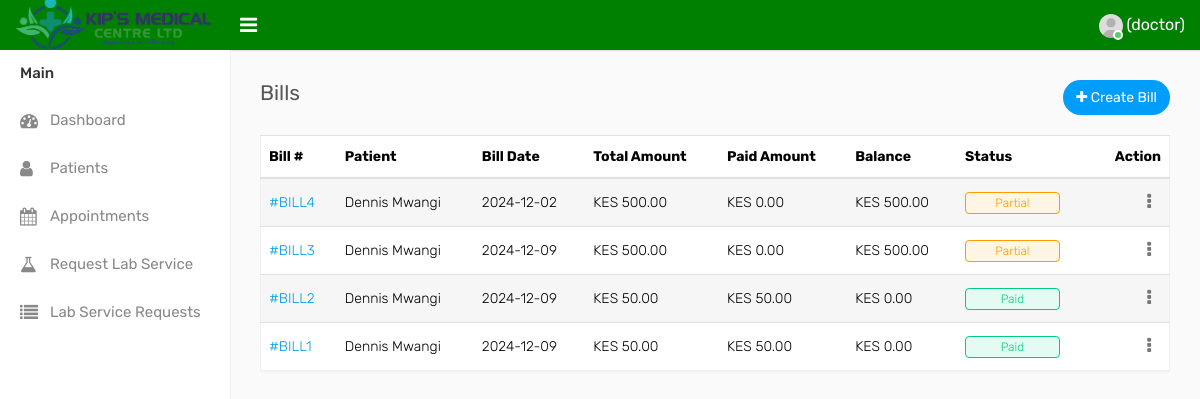
Screenshot of /billing (signed in) with the database file from the repository.
### models/users.py (models this page shows, shortened)
class User(UserMixin, db.Model):
    __tablename__ = 'users'
    id = db.Column(db.Integer, primary_key=True)
    email = db.Column(db.String(150), unique=True, nullable=False)
    password_hash = db.Column(db.String(255), nullable=False)
    role = db.Column(db.String(50), nullable=False)
    doctor_id = db.Column(db.Integer, db.ForeignKey('doctors.id'), nullable=True)
    doctor = db.relationship('Doctor', backref=db.backref('user', uselist=False), foreign_keys=[doctor_id])
    created_at = db.Column(db.DateTime, default=datetime.utcnow)
    last_login = db.Column(db.DateTime, nullable=True)
    is_active = db.Column(db.Boolean, default=True)

### models/billing.py (models this page shows)
class Bill(db.Model):
    __tablename__ = 'bills'
    id = db.Column(db.Integer, primary_key=True)
    patient_id = db.Column(db.Integer, db.ForeignKey('patients.id'), nullable=False)
    bill_date = db.Column(db.DateTime, default=datetime.utcnow)
    total_amount = db.Column(db.Float, default=0.0)
    paid_amount = db.Column(db.Float, default=0.0)
    status = db.Column(db.String(20), default='Pending')  # Pending, Paid, Partially Paid
    created_at = db.Column(db.DateTime, default=datetime.utcnow)
    updated_at = db.Column(db.DateTime, default=datetime.utcnow, onupdate=datetime.utcnow)
    patient = db.relationship('Patient', backref='bills')
    items = db.relationship('BillItem', backref='bill', cascade='all, delete-orphan')
    payments = db.relationship('Payment', backref='bill', cascade='all, delete-orphan')
    @property
    def balance(self):
        return self.total_amount - self.paid_amount

### models/patients.py (models this page shows, shortened)
class Patient(db.Model):
    __tablename__ = "patients"
    id = Column(Integer, primary_key=True, autoincrement=True)
    first_name = Column(String(100), nullable=False)
    last_name = Column(String(100), nullable=False)
    email = Column(String(150), nullable=True)
    address = Column(String(), nullable=True)
    gender = Column(String(10), nullable=False)
    phone = Column(String(15), nullable=False)
    dob=Column(Date, nullable=True)

### main.py (the view)
@app.route('/billing')
@login_required
def billing():
    bills = Bill.query.order_by(Bill.created_at.desc()).all()
    for bill in bills:
        if bill.balance > 0:
            bill.status = 'Partial'
        elif bill.paid_amount >= bill.total_amount and bill.balance == 0:
            bill.status = 'Paid'
        else:
            bill.status = 'Pending'
    db.session.commit()
    return render_template('billing.html', bills=bills)

### main.py (called while the page is built)
@login_manager.user_loader
def load_user(user_id):
    return User.query.get(int(user_id))

### templates/billing.html (shortened to what this page needs)
{% extends "base.html" %}
{% block content %}
<div class="page-wrapper">
    <div class="content">
        <div class="row">
            <div class="col-sm-4 col-3">
                <h4 class="page-title">Bills</h4>
            </div>
            <div class="col-sm-8 col-9 text-right m-b-20">
                <a href="{{ url_for('create_bill') }}" class="btn btn-primary btn-rounded float-right"><i class="fa fa-plus"></i> Create Bill</a>
            </div>
        </div>
        <div class="row">
            <div class="col-md-12">
                <div class="table-responsive">
                    <table class="table table-striped custom-table datatable">
                        <thead>
                            <tr>
                                <th>Bill #</th>
                                <th>Patient</th>
                                <th>Bill Date</th>
                                <th>Total Amount</th>
                                <th>Paid Amount</th>
                                <th>Balance</th>
                                <th>Status</th>
                                <th class="text-right">Action</th>
                            </tr>
                        </thead>
                        <tbody>
                            {% for bill in bills %}
                            <tr>
                                <td><a href="{{ url_for('view_bill', bill_id=bill.id) }}">#BILL{{ bill.id }}</a></td>
                                <td>{{ bill.patient.first_name }} {{ bill.patient.last_name }}</td>
                                <td>{{ bill.bill_date.strftime('%Y-%m-%d') }}</td>
                                <td>KES {{ "{:,.2f}".format(bill.total_amount) }}</td>
                                <td>KES {{ "{:,.2f}".format(bill.paid_amount) }}</td>
                                <td>KES {{ "{:,.2f}".format(bill.balance) }}</td>
                                <td>
                                    {% if bill.status == 'Paid' %}
                                        <span class="custom-badge status-green">{{ bill.status }}</span>
                                    {% elif bill.status == 'Partial' %}
                                        <span class="custom-badge status-orange">{{ bill.status }}</span>
                                    {% else %}
                                        <span class="custom-badge status-red">{{ bill.status }}</span>
                                    {% endif %}
                                </td>
                                <td class="text-right">
                                    <div class="dropdown dropdown-action">
                                        <a href="#" class="action-icon dropdown-toggle" data-toggle="dropdown" aria-expanded="false"><i class="fa fa-ellipsis-v"></i></a>
                                    </div>
                                </td>
                            </tr>
                            {% endfor %}
                        </tbody>
                    </table>
                </div>
            </div>
        </div>
    </div>
</div>
{% endblock %}

### templates/base.html (shortened to what this page needs)
<!DOCTYPE html>
<html lang="en">
<head>
    <link rel="stylesheet" type="text/css" href="/static/assets/css/bootstrap.min.css">
    <link rel="stylesheet" type="text/css" href="/static/assets/css/font-awesome.min.css">
    <link rel="stylesheet" type="text/css" href="/static/assets/css/select2.min.css">
    <link rel="stylesheet" type="text/css" href="/static/assets/css/bootstrap-datetimepicker.min.css">
    <link rel="stylesheet" type="text/css" href="/static/assets/css/style.css">
</head>
<body>
    <div class="main-wrapper">
        <div class="header">
			<div class="header-left">
				<a href="index-2.html" class="logo">
					<img src="/static/assets/img/kipsnobglogo.png" width="200" height="60" alt="">
				</a>
			</div>
			<a id="toggle_btn" href="javascript:void(0);"><i class="fa fa-bars"></i></a>
            <ul class="nav user-menu float-right">
                <li class="nav-item dropdown">
                    {% if current_user.is_authenticated %}
                    <a href="#" class="dropdown-toggle" data-toggle="dropdown">
                        <span class="user-img">
                            <img class="rounded-circle" src="{{ url_for('static', filename='img/user.jpg') }}" width="31" alt="{{ current_user.username }}">
                            <span class="status online"></span>
                        </span>
                        <span>{{ current_user.username }} ({{ current_user.role }})</span>
                    </a>
                    {% else %}
                    <a href="{{ url_for('login') }}" class="nav-link">Login</a>
                    {% endif %}
                </li>
            </ul>
        </div>
        <div class="sidebar" id="sidebar">
            <div class="sidebar-inner slimscroll">
                <div id="sidebar-menu" class="sidebar-menu">
                    <ul>
                        <li class="menu-title">Main</li>
                        <li>
                            <a href="{{ url_for('index') }}"><i class="fa fa-dashboard"></i> <span>Dashboard</span></a>
                        </li>
                        {% if current_user.is_authenticated %}
                            {% if current_user.role in ['admin', 'doctor'] %}
                            <li>
                                <a href="{{ url_for('patient') }}"><i class="fa fa-user"></i> <span>Patients</span></a>
                            </li>
                            <li>
                                <a href="{{ url_for('appointments') }}"><i class="fa fa-calendar"></i> <span>Appointments</span></a>
                            </li>
                            {% endif %}
                            {% if current_user.is_authenticated and current_user.role == 'doctor' %}
                            <li class="menu-item">
                                <a href="{{ url_for('request_lab_service') }}">
                                    <i class="fa fa-flask"></i>
                                    <span>Request Lab Service</span>
                                </a>
                            </li>
                            <li class="menu-item">
                                <a href="{{ url_for('view_lab_service_requests') }}">
                                    <i class="fa fa-list"></i>
                                    <span>Lab Service Requests</span>
                                </a>
                            </li>
                            {% endif %}
                        {% endif %}
                    </ul>
                </div>
            </div>
        </div>
        {% block content %}{% endblock %}
    </div>
</body>
</html>

### rows the page displays
User: role "doctor"
Bill: id "4", patient.first_name "Dennis", patient.last_name "Mwangi", bill_date "2024-12-02", total_amount "500.00", paid_amount "0.00", balance "500.00", status "Partial"
Bill: id "3", patient.first_name "Dennis", patient.last_name "Mwangi", bill_date "2024-12-09", total_amount "500.00", paid_amount "0.00", balance "500.00", status "Partial"
Bill: id "2", patient.first_name "Dennis", patient.last_name "Mwangi", bill_date "2024-12-09", total_amount "50.00", paid_amount "50.00", balance "0.00", status "Paid"
Bill: id "1", patient.first_name "Dennis", patient.last_name "Mwangi", bill_date "2024-12-09", total_amount "50.00", paid_amount "50.00", balance "0.00", status "Paid"
